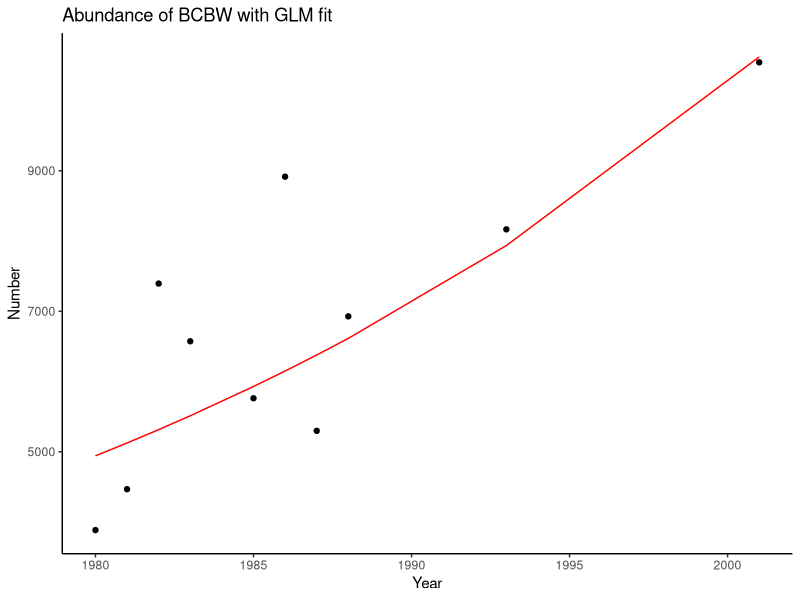
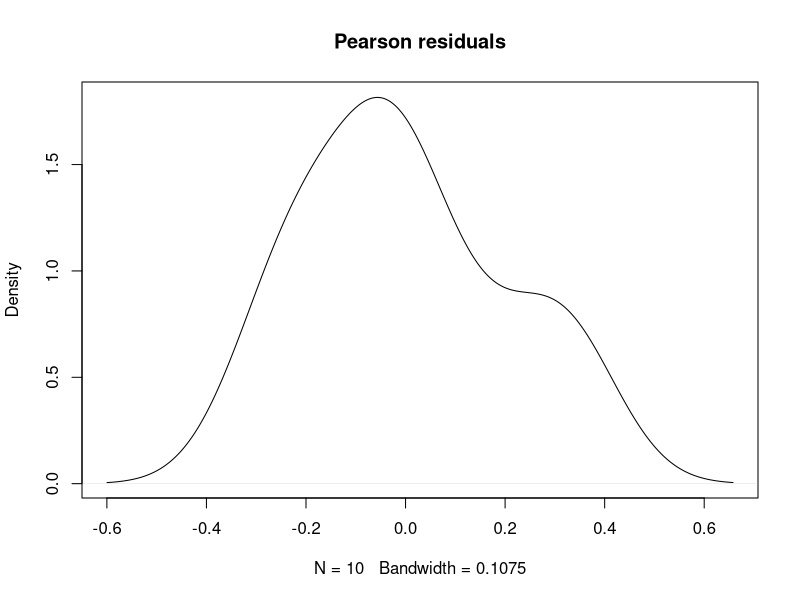
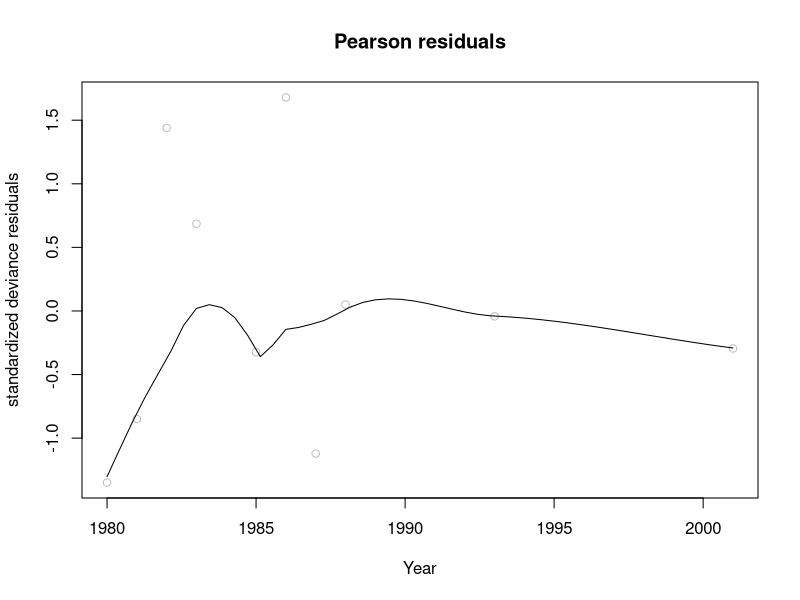
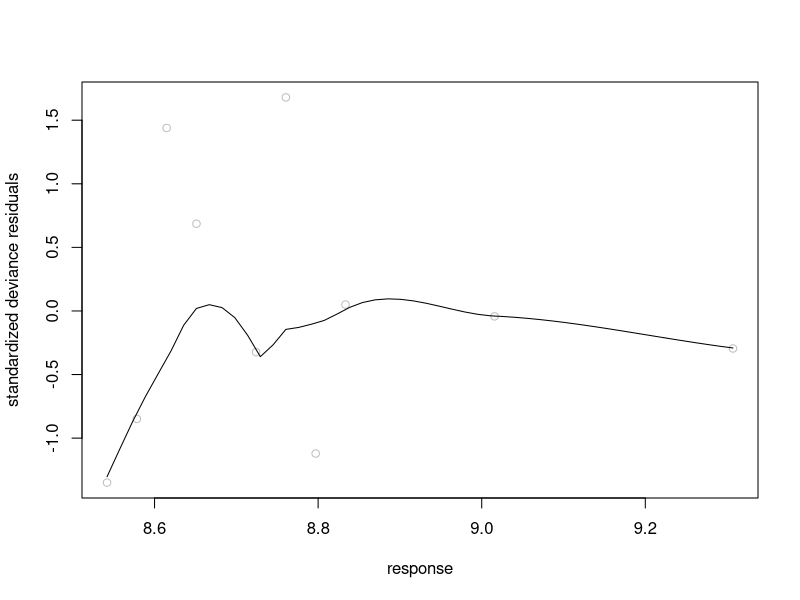
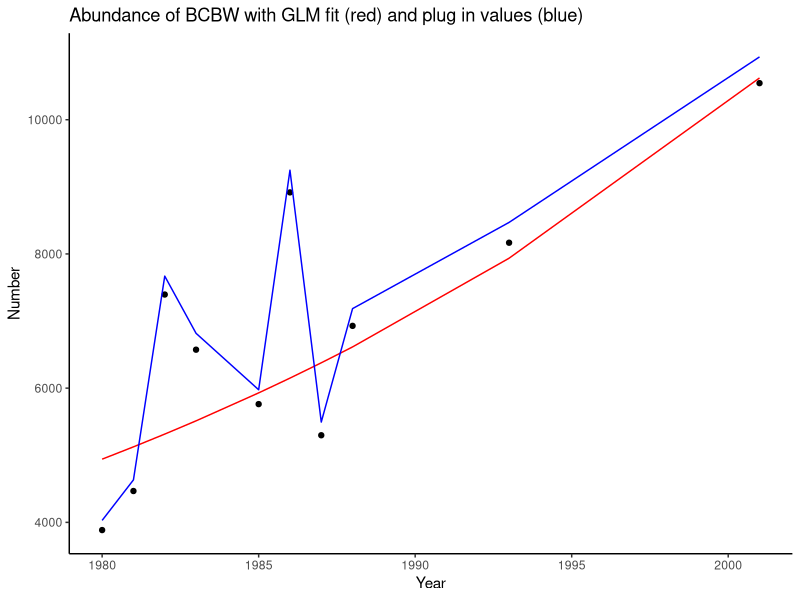

Write the R code that produced these figures, in order. (Note: this script raises an error after producing the figures.)
## ---- chunk 1
knitr::opts_chunk$set(echo = TRUE, message=FALSE, warning=FALSE)
## ---- chunk 2
packages <-c("data.table","fishmethods","tidyverse")
lapply(packages,require,character.only = TRUE)
## ---- chunk 3
#data
BCBW <-data.table(Year=c(1978,1980,1981,1982,1983,1985,1986,1987,1988,1993,2001),
                  Number=c(4765,3885,4467,7395,6573,5762,8917,5298,6928,8167,10545),
                  CV=c(0.305,0.343,0.273,0.281,0.345,0.253,0.215,0.327,0.12,0.071,0.128))  

#We are going to linearize the model, so create a log of Nt  
BCBW <- mutate(BCBW,lnNumber=log(Number))
#create a log for the offset
BCBW <-mutate(BCBW, ln1978=log(BCBW$Number[BCBW$Year=="1978"]), n1978=BCBW$Number[BCBW$Year=="1978"])
#make spaces in the data
Year <-seq(1978,2001,1)%>%as.data.frame()
colnames(Year)<-c("Year")
BCBW <-full_join(BCBW,Year)%>%arrange(Year)
BCBW$timestep <-as.numeric(seq(0,23,1))

#1978 is a constant, so we want to fit data from 1979 onward
BCBW_short <-filter(BCBW, timestep >0)

#glm fit
glm_fit <-glm(log(Number)~0 + timestep + offset(ln1978),data=BCBW_short)
paste("coefficients of the GLM fit:", coef(glm_fit))

#linearized fit - not sure where the intercept comes in here. 
fit_lm <- lm(BCBW_short$lnNumber ~ BCBW_short$timestep)
paste("coefficients of the log linear fit:", coef(fit_lm))
exp(fit_lm$coefficients[[1]]) #notice that this is the 1978 number
fit_lm$coefficients[[2]]#notice that this is the same growth rate as the glm fit

## ---- chunk 4
#predict over new data on the scale of the response variable
predglm <-predict(glm_fit,newdata=data.frame(timestep=seq(0,23,1),ln1978=rep(log(BCBW$Number[BCBW$Year=="1978"]))),se.fit=T, type="response")

#attach predicted values to the data frame with observed values
preds <-as.data.frame(predglm)%>%rownames_to_column(var="timestep")%>%
  mutate(timestep=as.numeric(timestep))
#this dataframe will not have the NA values in it
BCBW2 <-full_join(BCBW_short, preds)%>%na.omit()%>%
  #back transform the logged predictor values to the scale of the observation data
  mutate(pred=exp(fit))

#plot
BCBW2%>%
  ggplot(aes(Year,Number))+
  geom_point()+
  geom_line(aes(Year, pred),col="red")+
  ggtitle("Abundance of BCBW with GLM fit")+
  theme_classic()
 
##explore the residuals##
 plot(density(resid(glm_fit, type='pearson')), main="Pearson residuals")
 scatter.smooth(BCBW2$Year, rstandard(glm_fit, type='deviance'), col='gray',  main="Pearson residuals",xlab="Year",ylab="standardized deviance residuals")
 scatter.smooth(predict(glm_fit, type='response'), rstandard(glm_fit, type='deviance'),col='gray',xlab="response",ylab="standardized deviance residuals")
## ---- chunk 5
exp(coef(glm_fit))-1
## ---- chunk 6
r=exp(coef(glm_fit))-1
BCBW2 <- mutate(BCBW2, plugin = (1+r)*Number)

#plot
BCBW2%>%
  ggplot(aes(Year,Number))+
  geom_point()+
  geom_line(aes(Year, pred),col="red")+
  geom_line(aes(Year, plugin),col="blue")+
  ggtitle("Abundance of BCBW with GLM fit (red) and plug in values (blue)")+
  theme_classic()

## ---- chunk 7
newdata <-data.frame(timestep=24,ln1978=log(BCBW$Number[BCBW$Year=="1978"]))

#predict over new data on the scale of the response variable
predglm2 <-predict(glm_fit,newdata=newdata,se.fit=T, response=T)
predglm2$fit
#back transform
exp(predglm2$fit)
## ---- chunk 8
#backtransform the standard error using nifty fishmethods bt.log - but not sure what to input for the sample size
bt_se <-bt.log(meanlog=predglm2$fit, sdlog=predglm2$se.fit, n=10)
bt_se
## ---- chunk 9
# random draw from a t distribution - but not sure how many degrees of freedom?
bt_list <-c()
for (i in 1:100){
  bt_list[i] <- exp(predglm2$fit +rt(1,2)*predglm2$se.fit)
}
bt_se2 <-mean(bt_list)
bt_se2
## ---- chunk 10
bt_se3 <-(predglm2$se.fit/(abs(1/exp(predglm2$fit))))
bt_se3
